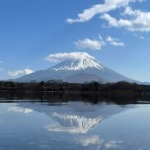
#> input picture M1_数値解析/レポート2/きょうか/Cloude/Fuji.jpg, 150 x 150 px
$ python souzi.py -i Fuji.jpg -o outFuji.png -r 30 -s 1.5
#> lines starting #> are read from the running program, lines starting #| are printed output that depends on the picture
"""
相似変換プログラム
入力画像に対して指定された回転角度とスケールで相似変換を行う

使用方法:
python souzi.py -i Fuji.jpg -o outFuji.png -r 30 -s 1.5
"""

import numpy as np
import cv2
import argparse

def similarity_transform(img, theta_deg, scale):
    """
    画像に相似変換を適用する

    Parameters:
    img: 入力画像
    theta_deg: 回転角度（度）
    scale: スケール係数

    Returns:
    transformed_img: 変換後の画像
    """
    height, width = img.shape[:2]

    # 画像の中心
    cx = width / 2.0
    cy = height / 2.0

    # 度からラジアンに変換
    theta = np.deg2rad(theta_deg)

    # 相似変換行列の作成
    # M = [[s*cos(θ), -s*sin(θ), tx],
    #      [s*sin(θ),  s*cos(θ), ty]]
    # ここでtx, tyは中心を原点として変換してから元に戻すための並進

    # 回転・スケール行列
    cos_theta = np.cos(theta)
    sin_theta = np.sin(theta)

    # 変換行列（中心を原点に移動→回転・スケール→元の位置に戻す）
    M = np.array([
        [scale * cos_theta, -scale * sin_theta, cx - scale * (cx * cos_theta - cy * sin_theta)],
        [scale * sin_theta,  scale * cos_theta, cy - scale * (cx * sin_theta + cy * cos_theta)]
    ])

    # 出力画像のサイズを計算（スケールを考慮）
    output_size = (int(width * scale * 1.5), int(height * scale * 1.5))

    # 出力画像の中心に配置するための調整
    tx = (output_size[0] - width) / 2.0
    ty = (output_size[1] - height) / 2.0
    M[0, 2] += tx
    M[1, 2] += ty

    # アフィン変換を適用
    transformed_img = cv2.warpAffine(img, M, output_size,
                                   flags=cv2.INTER_LINEAR,
                                   borderMode=cv2.BORDER_CONSTANT,
                                   borderValue=0)

    return transformed_img

def main():
    # コマンドライン引数の設定
    parser = argparse.ArgumentParser(description='画像に相似変換を適用')
    parser.add_argument('-i', '--input', required=True, help='入力画像ファイル名')
    parser.add_argument('-o', '--output', required=True, help='出力画像ファイル名')
    parser.add_argument('-r', '--rotation', type=float, default=0,
                       help='回転角度（度）（デフォルト: 0）')
    parser.add_argument('-s', '--scale', type=float, default=1.0,
                       help='スケール係数（デフォルト: 1.0）')

    args = parser.parse_args()

    # 画像の読み込み
    img = cv2.imread(args.input)
#> img is the input picture: shape (150, 150, 3); mean B, G, R 168.2, 133.4, 103.9
    if img is None:
        print(f"エラー: 画像 '{args.input}' を読み込めません")
        return

    # グレースケール画像の場合も対応
    if len(img.shape) == 2:
        img_gray = img
    else:
        img_gray = cv2.cvtColor(img, cv2.COLOR_BGR2GRAY)
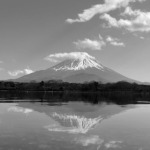
#> img_gray: shape (150, 150); min 2, max 252, mean 128.5

    print(f"入力画像: {args.input}")
    print(f"回転角度: {args.rotation}度")
    print(f"スケール: {args.scale}")

    # 相似変換を適用
    transformed_img = similarity_transform(img_gray, args.rotation, args.scale)
#> in similarity_transform, `transformed_img = cv2.warpAffine(img, M, output_size, flags=cv2.INTER_..`:
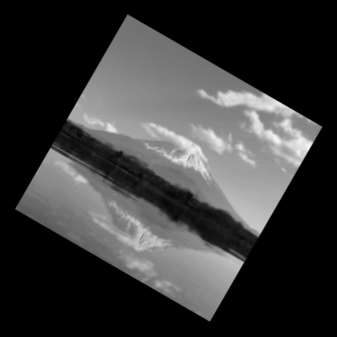
#> transformed_img: shape (337, 337); min 0, max 251, mean 57.3

    # 結果を保存
    cv2.imwrite(args.output, transformed_img)
    print(f"出力画像を保存しました: {args.output}")

    # [7 lines of commented-out code are left out]

if __name__ == '__main__':
    main()

$ run again, with M1_数値解析/レポート2/きょうか/Cloude/comparison.png saved as M1_数値解析/レポート2/きょうか/Cloude/Fuji.jpg
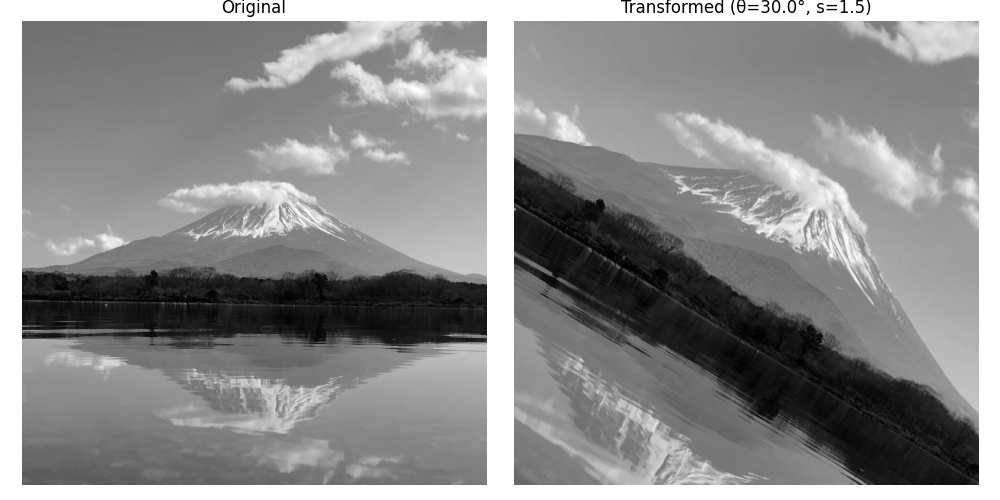
#> input picture M1_数値解析/レポート2/きょうか/Cloude/comparison.png, 1000 x 500 px
#> in main, img is the input picture: shape (500, 1000, 3); min 0, max 255, mean 141.1
#> in similarity_transform, `transformed_img = cv2.warpAffine(img, M, output_size, flags=cv2.INTER_..`:
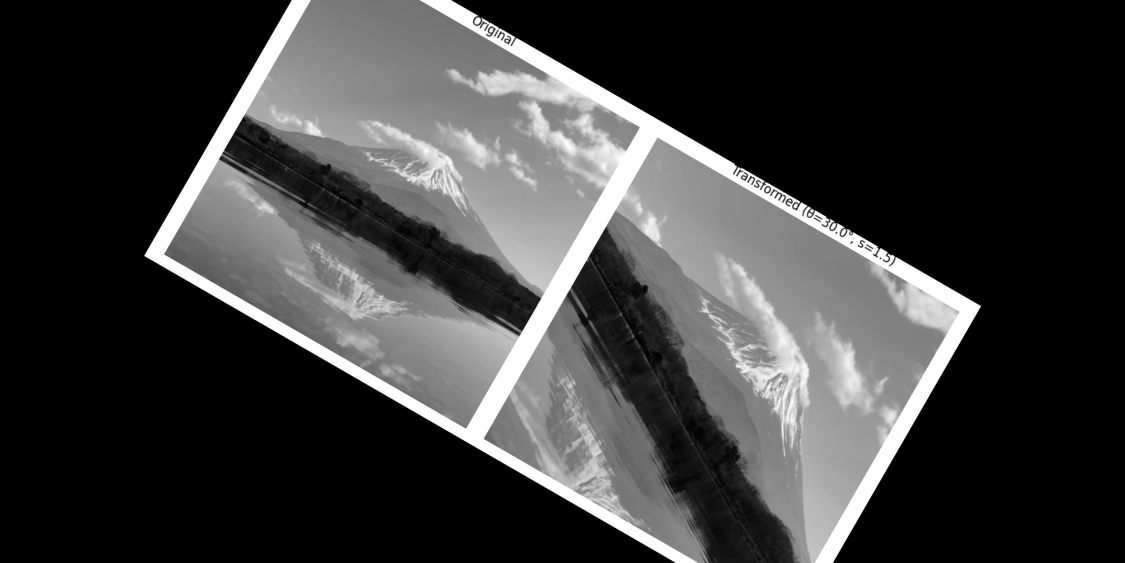
#> transformed_img: shape (1125, 2250) (shown at 1/2 size); min 0, max 255, mean 60
